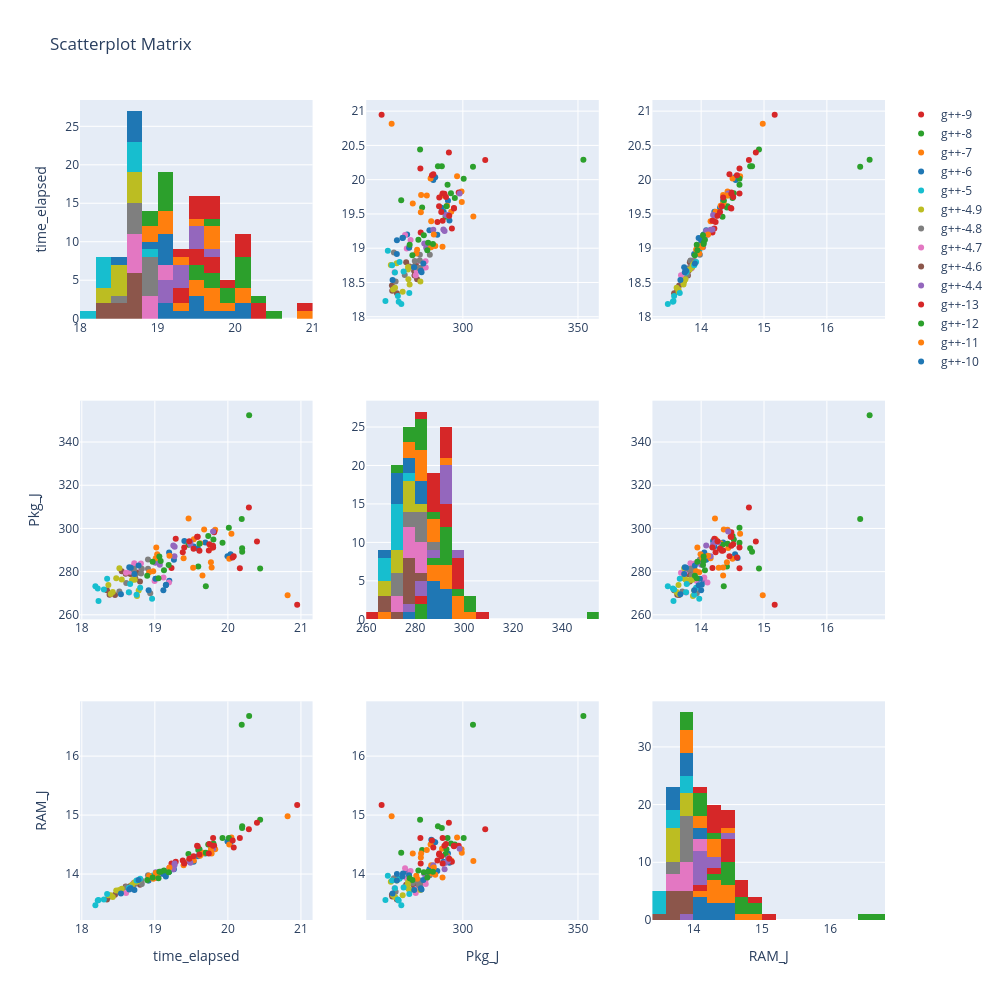

The notebook cell saved with this chart:
### Code cell
fig = ff.create_scatterplotmatrix(df[['time_elapsed', 'Pkg_J', 'RAM_J', 'version']], 
                                  height=1000,
                                  width=1000,
                                  diag='histogram',
                                  index='version')
fig.show()

### Figure 1 — Plotly figure (JSON) as saved in the notebook; plotly's stock layout.template omitted (floating-point values rounded to 4 significant figures)
{"data": [{"marker": {"color": "rgb(31, 119, 180)"}, "showlegend": false, "type": "histogram", "x": [19.2, 19.26, 19.53, 19.2, 19.4, 19.59, 20.04, 19.99, 20.03, 19.69], "xaxis": "x", "yaxis": "y"}, {"marker": {"color": "rgb(255, 127, 14)"}, "showlegend": false, "type": "histogram", "x": [19.39, 19.46, 19.53, 20.05, 19.83, 19.67, 19.77, 20.02, 19.62, 20.82], "xaxis": "x", "yaxis": "y"}, {"marker": {"color": "rgb(44, 160, 44)"}, "showlegend": false, "type": "histogram", "x": [19.59, 19.61, 19.46, 19.8, 19.73, 20.01, 20.19, 19.93, 20.2, 20.44], "xaxis": "x", "yaxis": "y"}, {"marker": {"color": "rgb(214, 39, 40)"}, "showlegend": false, "type": "histogram", "x": [19.23, 19.29, 19.81, 19.75, 19.58, 20.29, 19.59, 20.4, 19.8, 20.95], "xaxis": "x", "yaxis": "y"}, {"marker": {"color": "rgb(148, 103, 189)"}, "showlegend": false, "type": "histogram", "x": [19.01, 19.07, 19.49, 19.49, 19.01, 19.27, 19.27, 19.47, 19.8, 19.25], "xaxis": "x", "yaxis": "y"}, {"marker": {"color": "rgb(140, 86, 75)"}, "showlegend": false, "type": "histogram", "x": [18.45, 18.38, 18.34, 18.55, 18.6, 18.8, 18.77, 18.73, 18.66, 18.67], "xaxis": "x", "yaxis": "y"}, {"marker": {"color": "rgb(227, 119, 194)"}, "showlegend": false, "type": "histogram", "x": [18.65, 18.67, 18.61, 18.72, 18.71, 19.12, 18.81, 18.82, 19.0, 19.19], "xaxis": "x", "yaxis": "y"}, {"marker": {"color": "rgb(127, 127, 127)"}, "showlegend": false, "type": "histogram", "x": [18.51, 18.73, 18.71, 18.61, 18.71, 18.91, 18.94, 18.82, 18.91, 18.81], "xaxis": "x", "yaxis": "y"}, {"marker": {"color": "rgb(188, 189, 34)"}, "showlegend": false, "type": "histogram", "x": [18.4, 18.36, 18.42, 18.51, 18.47, 18.76, 18.73, 18.55, 18.78, 18.69], "xaxis": "x", "yaxis": "y"}, {"marker": {"color": "rgb(23, 190, 207)"}, "showlegend": false, "type": "histogram", "x": [18.23, 18.22, 18.19, 18.35, 18.75, 18.3, 18.64, 18.8, 18.96, 18.66], "xaxis": "x", "yaxis": "y"}, {"marker": {"color": "rgb(31, 119, 180)"}, "showlegend": false, "type": "histogram", "x": [18.54, 18.67, 18.72, 18.65, 18.78, 19.15, 19.15, 19.12, 19.01, 18.91], "xaxis": "x", "yaxis": "y"}, {"marker": {"color": "rgb(255, 127, 14)"}, "showlegend": false, "type": "histogram", "x": [18.92, 18.98, 19.02, 19.01, 19.03, 19.52, 19.77, 19.2, 19.78, 19.65], "xaxis": "x", "yaxis": "y"}, {"marker": {"color": "rgb(44, 160, 44)"}, "showlegend": false, "type": "histogram", "x": [18.9, 18.97, 19.19, 19.08, 19.06, 20.19, 20.29, 19.05, 19.13, 19.7], "xaxis": "x", "yaxis": "y"}, {"marker": {"color": "rgb(214, 39, 40)"}, "showlegend": false, "type": "histogram", "x": [19.38, 19.4, 19.53, 19.8, 19.47, 19.61, 19.74, 20.08, 20.07, 20.16], "xaxis": "x", "yaxis": "y"}, {"marker": {"color": "rgb(31, 119, 180)", "size": 6}, "mode": "markers", "name": "g++-10", "showlegend": true, "type": "scatter", "x": [275.8, 285.5, 291.7, 288.9, 294.2, 290.8, 288.0, 287.2, 286.3, 293.5], "xaxis": "x2", "y": [19.2, 19.26, 19.53, 19.2, 19.4, 19.59, 20.04, 19.99, 20.03, 19.69], "yaxis": "y2"}, {"marker": {"color": "rgb(255, 127, 14)", "size": 6}, "mode": "markers", "name": "g++-11", "showlegend": true, "type": "scatter", "x": [286.2, 304.6, 294.9, 297.5, 299.4, 299.5, 290.9, 286.0, 293.2, 269.1], "xaxis": "x2", "y": [19.39, 19.46, 19.53, 20.05, 19.83, 19.67, 19.77, 20.02, 19.62, 20.82], "yaxis": "y2"}, {"marker": {"color": "rgb(44, 160, 44)", "size": 6}, "mode": "markers", "name": "g++-12", "showlegend": true, "type": "scatter", "x": [282.3, 292.9, 292.5, 294.8, 296.5, 300.4, 290.9, 293.4, 289.2, 281.4], "xaxis": "x2", "y": [19.59, 19.61, 19.46, 19.8, 19.73, 20.01, 20.19, 19.93, 20.2, 20.44], "yaxis": "y2"}, {"marker": {"color": "rgb(214, 39, 40)", "size": 6}, "mode": "markers", "name": "g++-13", "showlegend": true, "type": "scatter", "x": [281.7, 295.2, 298.2, 292.7, 296.1, 309.7, 296.1, 293.9, 291.2, 264.7], "xaxis": "x2", "y": [19.23, 19.29, 19.81, 19.75, 19.58, 20.29, 19.59, 20.4, 19.8, 20.95], "yaxis": "y2"}, {"marker": {"color": "rgb(148, 103, 189)", "size": 6}, "mode": "markers", "name": "g++-4.4", "showlegend": true, "type": "scatter", "x": [276.7, 283.2, 292.5, 293.6, 284.1, 287.2, 291.5, 293.6, 298.6, 292.1], "xaxis": "x2", "y": [19.01, 19.07, 19.49, 19.49, 19.01, 19.27, 19.27, 19.47, 19.8, 19.25], "yaxis": "y2"}, {"marker": {"color": "rgb(140, 86, 75)", "size": 6}, "mode": "markers", "name": "g++-4.6", "showlegend": true, "type": "scatter", "x": [269.2, 269.3, 271.4, 280.1, 279.0, 275.4, 279.6, 276.8, 279, 278.9], "xaxis": "x2", "y": [18.45, 18.38, 18.34, 18.55, 18.6, 18.8, 18.77, 18.73, 18.66, 18.67], "yaxis": "y2"}, {"marker": {"color": "rgb(227, 119, 194)", "size": 6}, "mode": "markers", "name": "g++-4.7", "showlegend": true, "type": "scatter", "x": [270.4, 280.0, 279.5, 283.9, 282.4, 277.3, 283.8, 281.1, 275.6, 274.9], "xaxis": "x2", "y": [18.65, 18.67, 18.61, 18.72, 18.71, 19.12, 18.81, 18.82, 19.0, 19.19], "yaxis": "y2"}, {"marker": {"color": "rgb(127, 127, 127)", "size": 6}, "mode": "markers", "name": "g++-4.8", "showlegend": true, "type": "scatter", "x": [270.8, 278.3, 280.9, 274.8, 281.4, 285.6, 270.0, 281.3, 281.3, 279.1], "xaxis": "x2", "y": [18.51, 18.73, 18.71, 18.61, 18.71, 18.91, 18.94, 18.82, 18.91, 18.81], "yaxis": "y2"}, {"marker": {"color": "rgb(188, 189, 34)", "size": 6}, "mode": "markers", "name": "g++-4.9", "showlegend": true, "type": "scatter", "x": [269.7, 273.9, 270.6, 281.6, 276.9, 268.7, 276.2, 276.4, 271.3, 276.2], "xaxis": "x2", "y": [18.4, 18.36, 18.42, 18.51, 18.47, 18.76, 18.73, 18.55, 18.78, 18.69], "yaxis": "y2"}, {"marker": {"color": "rgb(23, 190, 207)", "size": 6}, "mode": "markers", "name": "g++-5", "showlegend": true, "type": "scatter", "x": [266.4, 272.1, 273.3, 276.7, 269.3, 271.8, 270.5, 272.5, 267.4, 274.3], "xaxis": "x2", "y": [18.23, 18.22, 18.19, 18.35, 18.75, 18.3, 18.64, 18.8, 18.96, 18.66], "yaxis": "y2"}, {"marker": {"color": "rgb(31, 119, 180)", "size": 6}, "mode": "markers", "name": "g++-6", "showlegend": true, "type": "scatter", "x": [269.5, 281.8, 278.9, 282.1, 282.8, 273.8, 274.0, 271.4, 276.7, 271.3], "xaxis": "x2", "y": [18.54, 18.67, 18.72, 18.65, 18.78, 19.15, 19.15, 19.12, 19.01, 18.91], "yaxis": "y2"}, {"marker": {"color": "rgb(255, 127, 14)", "size": 6}, "mode": "markers", "name": "g++-7", "showlegend": true, "type": "scatter", "x": [279.8, 280.1, 291.2, 286.2, 288.0, 281.8, 284.4, 287.4, 281.9, 278.2], "xaxis": "x2", "y": [18.92, 18.98, 19.02, 19.01, 19.03, 19.52, 19.77, 19.2, 19.78, 19.65], "yaxis": "y2"}, {"marker": {"color": "rgb(44, 160, 44)", "size": 6}, "mode": "markers", "name": "g++-8", "showlegend": true, "type": "scatter", "x": [278.1, 284.6, 283.1, 284.9, 287.0, 304.4, 352.4, 276.9, 280.7, 273.2], "xaxis": "x2", "y": [18.9, 18.97, 19.19, 19.08, 19.06, 20.19, 20.29, 19.05, 19.13, 19.7], "yaxis": "y2"}, {"marker": {"color": "rgb(214, 39, 40)", "size": 6}, "mode": "markers", "name": "g++-9", "showlegend": true, "type": "scatter", "x": [289.0, 291.2, 290.6, 292, 294.1, 289.7, 289.8, 287.2, 286.6, 281.6], "xaxis": "x2", "y": [19.38, 19.4, 19.53, 19.8, 19.47, 19.61, 19.74, 20.08, 20.07, 20.16], "yaxis": "y2"}, {"marker": {"color": "rgb(31, 119, 180)", "size": 6}, "mode": "markers", "name": "g++-10", "showlegend": false, "type": "scatter", "x": [14.04, 14.08, 14.21, 14.05, 14.19, 14.3, 14.54, 14.55, 14.58, 14.35], "xaxis": "x3", "y": [19.2, 19.26, 19.53, 19.2, 19.4, 19.59, 20.04, 19.99, 20.03, 19.69], "yaxis": "y3"}, {"marker": {"color": "rgb(255, 127, 14)", "size": 6}, "mode": "markers", "name": "g++-11", "showlegend": false, "type": "scatter", "x": [14.15, 14.22, 14.23, 14.62, 14.42, 14.36, 14.43, 14.5, 14.31, 14.98], "xaxis": "x3", "y": [19.39, 19.46, 19.53, 20.05, 19.83, 19.67, 19.77, 20.02, 19.62, 20.82], "yaxis": "y3"}, {"marker": {"color": "rgb(44, 160, 44)", "size": 6}, "mode": "markers", "name": "g++-12", "showlegend": false, "type": "scatter", "x": [14.41, 14.42, 14.34, 14.52, 14.5, 14.61, 14.78, 14.61, 14.81, 14.92], "xaxis": "x3", "y": [19.59, 19.61, 19.46, 19.8, 19.73, 20.01, 20.19, 19.93, 20.2, 20.44], "yaxis": "y3"}, {"marker": {"color": "rgb(214, 39, 40)", "size": 6}, "mode": "markers", "name": "g++-13", "showlegend": false, "type": "scatter", "x": [14.18, 14.21, 14.48, 14.51, 14.48, 14.76, 14.47, 14.87, 14.61, 15.17], "xaxis": "x3", "y": [19.23, 19.29, 19.81, 19.75, 19.58, 20.29, 19.59, 20.4, 19.8, 20.95], "yaxis": "y3"}, {"marker": {"color": "rgb(148, 103, 189)", "size": 6}, "mode": "markers", "name": "g++-4.4", "showlegend": false, "type": "scatter", "x": [14.03, 14, 14.19, 14.27, 13.97, 14.15, 14.18, 14.22, 14.43, 14.08], "xaxis": "x3", "y": [19.01, 19.07, 19.49, 19.49, 19.01, 19.27, 19.27, 19.47, 19.8, 19.25], "yaxis": "y3"}, {"marker": {"color": "rgb(140, 86, 75)", "size": 6}, "mode": "markers", "name": "g++-4.6", "showlegend": false, "type": "scatter", "x": [13.65, 13.62, 13.57, 13.74, 13.79, 13.82, 13.88, 13.85, 13.79, 13.8], "xaxis": "x3", "y": [18.45, 18.38, 18.34, 18.55, 18.6, 18.8, 18.77, 18.73, 18.66, 18.67], "yaxis": "y3"}, {"marker": {"color": "rgb(227, 119, 194)", "size": 6}, "mode": "markers", "name": "g++-4.7", "showlegend": false, "type": "scatter", "x": [13.76, 13.75, 13.68, 13.83, 13.85, 14.05, 13.9, 13.86, 13.93, 14.1], "xaxis": "x3", "y": [18.65, 18.67, 18.61, 18.72, 18.71, 19.12, 18.81, 18.82, 19.0, 19.19], "yaxis": "y3"}, {"marker": {"color": "rgb(127, 127, 127)", "size": 6}, "mode": "markers", "name": "g++-4.8", "showlegend": false, "type": "scatter", "x": [13.7, 13.85, 13.81, 13.78, 13.84, 13.98, 13.93, 13.83, 13.89, 13.89], "xaxis": "x3", "y": [18.51, 18.73, 18.71, 18.61, 18.71, 18.91, 18.94, 18.82, 18.91, 18.81], "yaxis": "y3"}, {"marker": {"color": "rgb(188, 189, 34)", "size": 6}, "mode": "markers", "name": "g++-4.9", "showlegend": false, "type": "scatter", "x": [13.64, 13.64, 13.61, 13.73, 13.72, 13.87, 13.86, 13.75, 13.89, 13.82], "xaxis": "x3", "y": [18.4, 18.36, 18.42, 18.51, 18.47, 18.76, 18.73, 18.55, 18.78, 18.69], "yaxis": "y3"}, {"marker": {"color": "rgb(23, 190, 207)", "size": 6}, "mode": "markers", "name": "g++-5", "showlegend": false, "type": "scatter", "x": [13.56, 13.55, 13.47, 13.66, 13.89, 13.57, 13.76, 13.92, 13.97, 13.77], "xaxis": "x3", "y": [18.23, 18.22, 18.19, 18.35, 18.75, 18.3, 18.64, 18.8, 18.96, 18.66], "yaxis": "y3"}, {"marker": {"color": "rgb(31, 119, 180)", "size": 6}, "mode": "markers", "name": "g++-6", "showlegend": false, "type": "scatter", "x": [13.67, 13.76, 13.73, 13.74, 13.9, 13.96, 14.01, 14, 13.98, 13.89], "xaxis": "x3", "y": [18.54, 18.67, 18.72, 18.65, 18.78, 19.15, 19.15, 19.12, 19.01, 18.91], "yaxis": "y3"}, {"marker": {"color": "rgb(255, 127, 14)", "size": 6}, "mode": "markers", "name": "g++-7", "showlegend": false, "type": "scatter", "x": [13.97, 13.92, 13.94, 14.02, 13.99, 14.28, 14.41, 14.11, 14.35, 14.35], "xaxis": "x3", "y": [18.92, 18.98, 19.02, 19.01, 19.03, 19.52, 19.77, 19.2, 19.78, 19.65], "yaxis": "y3"}, {"marker": {"color": "rgb(44, 160, 44)", "size": 6}, "mode": "markers", "name": "g++-8", "showlegend": false, "type": "scatter", "x": [13.9, 13.94, 14.03, 14.04, 14.04, 16.53, 16.68, 13.93, 14.06, 14.36], "xaxis": "x3", "y": [18.9, 18.97, 19.19, 19.08, 19.06, 20.19, 20.29, 19.05, 19.13, 19.7], "yaxis": "y3"}, {"marker": {"color": "rgb(214, 39, 40)", "size": 6}, "mode": "markers", "name": "g++-9", "showlegend": false, "type": "scatter", "x": [14.23, 14.18, 14.3, 14.48, 14.26, 14.33, 14.35, 14.45, 14.57, 14.61], "xaxis": "x3", "y": [19.38, 19.4, 19.53, 19.8, 19.47, 19.61, 19.74, 20.08, 20.07, 20.16], "yaxis": "y3"}, {"marker": {"color": "rgb(31, 119, 180)", "size": 6}, "mode": "markers", "name": "g++-10", "showlegend": false, "type": "scatter", "x": [19.2, 19.26, 19.53, 19.2, 19.4, 19.59, 20.04, 19.99, 20.03, 19.69], "xaxis": "x4", "y": [275.8, 285.5, 291.7, 288.9, 294.2, 290.8, 288.0, 287.2, 286.3, 293.5], "yaxis": "y4"}, {"marker": {"color": "rgb(255, 127, 14)", "size": 6}, "mode": "markers", "name": "g++-11", "showlegend": false, "type": "scatter", "x": [19.39, 19.46, 19.53, 20.05, 19.83, 19.67, 19.77, 20.02, 19.62, 20.82], "xaxis": "x4", "y": [286.2, 304.6, 294.9, 297.5, 299.4, 299.5, 290.9, 286.0, 293.2, 269.1], "yaxis": "y4"}, {"marker": {"color": "rgb(44, 160, 44)", "size": 6}, "mode": "markers", "name": "g++-12", "showlegend": false, "type": "scatter", "x": [19.59, 19.61, 19.46, 19.8, 19.73, 20.01, 20.19, 19.93, 20.2, 20.44], "xaxis": "x4", "y": [282.3, 292.9, 292.5, 294.8, 296.5, 300.4, 290.9, 293.4, 289.2, 281.4], "yaxis": "y4"}, {"marker": {"color": "rgb(214, 39, 40)", "size": 6}, "mode": "markers", "name": "g++-13", "showlegend": false, "type": "scatter", "x": [19.23, 19.29, 19.81, 19.75, 19.58, 20.29, 19.59, 20.4, 19.8, 20.95], "xaxis": "x4", "y": [281.7, 295.2, 298.2, 292.7, 296.1, 309.7, 296.1, 293.9, 291.2, 264.7], "yaxis": "y4"}, {"marker": {"color": "rgb(148, 103, 189)", "size": 6}, "mode": "markers", "name": "g++-4.4", "showlegend": false, "type": "scatter", "x": [19.01, 19.07, 19.49, 19.49, 19.01, 19.27, 19.27, 19.47, 19.8, 19.25], "xaxis": "x4", "y": [276.7, 283.2, 292.5, 293.6, 284.1, 287.2, 291.5, 293.6, 298.6, 292.1], "yaxis": "y4"}, {"marker": {"color": "rgb(140, 86, 75)", "size": 6}, "mode": "markers", "name": "g++-4.6", "showlegend": false, "type": "scatter", "x": [18.45, 18.38, 18.34, 18.55, 18.6, 18.8, 18.77, 18.73, 18.66, 18.67], "xaxis": "x4", "y": [269.2, 269.3, 271.4, 280.1, 279.0, 275.4, 279.6, 276.8, 279, 278.9], "yaxis": "y4"}, {"marker": {"color": "rgb(227, 119, 194)", "size": 6}, "mode": "markers", "name": "g++-4.7", "showlegend": false, "type": "scatter", "x": [18.65, 18.67, 18.61, 18.72, 18.71, 19.12, 18.81, 18.82, 19.0, 19.19], "xaxis": "x4", "y": [270.4, 280.0, 279.5, 283.9, 282.4, 277.3, 283.8, 281.1, 275.6, 274.9], "yaxis": "y4"}, {"marker": {"color": "rgb(127, 127, 127)", "size": 6}, "mode": "markers", "name": "g++-4.8", "showlegend": false, "type": "scatter", "x": [18.51, 18.73, 18.71, 18.61, 18.71, 18.91, 18.94, 18.82, 18.91, 18.81], "xaxis": "x4", "y": [270.8, 278.3, 280.9, 274.8, 281.4, 285.6, 270.0, 281.3, 281.3, 279.1], "yaxis": "y4"}, {"marker": {"color": "rgb(188, 189, 34)", "size": 6}, "mode": "markers", "name": "g++-4.9", "showlegend": false, "type": "scatter", "x": [18.4, 18.36, 18.42, 18.51, 18.47, 18.76, 18.73, 18.55, 18.78, 18.69], "xaxis": "x4", "y": [269.7, 273.9, 270.6, 281.6, 276.9, 268.7, 276.2, 276.4, 271.3, 276.2], "yaxis": "y4"}, {"marker": {"color": "rgb(23, 190, 207)", "size": 6}, "mode": "markers", "name": "g++-5", "showlegend": false, "type": "scatter", "x": [18.23, 18.22, 18.19, 18.35, 18.75, 18.3, 18.64, 18.8, 18.96, 18.66], "xaxis": "x4", "y": [266.4, 272.1, 273.3, 276.7, 269.3, 271.8, 270.5, 272.5, 267.4, 274.3], "yaxis": "y4"}, {"marker": {"color": "rgb(31, 119, 180)", "size": 6}, "mode": "markers", "name": "g++-6", "showlegend": false, "type": "scatter", "x": [18.54, 18.67, 18.72, 18.65, 18.78, 19.15, 19.15, 19.12, 19.01, 18.91], "xaxis": "x4", "y": [269.5, 281.8, 278.9, 282.1, 282.8, 273.8, 274.0, 271.4, 276.7, 271.3], "yaxis": "y4"}, {"marker": {"color": "rgb(255, 127, 14)", "size": 6}, "mode": "markers", "name": "g++-7", "showlegend": false, "type": "scatter", "x": [18.92, 18.98, 19.02, 19.01, 19.03, 19.52, 19.77, 19.2, 19.78, 19.65], "xaxis": "x4", "y": [279.8, 280.1, 291.2, 286.2, 288.0, 281.8, 284.4, 287.4, 281.9, 278.2], "yaxis": "y4"}, {"marker": {"color": "rgb(44, 160, 44)", "size": 6}, "mode": "markers", "name": "g++-8", "showlegend": false, "type": "scatter", "x": [18.9, 18.97, 19.19, 19.08, 19.06, 20.19, 20.29, 19.05, 19.13, 19.7], "xaxis": "x4", "y": [278.1, 284.6, 283.1, 284.9, 287.0, 304.4, 352.4, 276.9, 280.7, 273.2], "yaxis": "y4"}, {"marker": {"color": "rgb(214, 39, 40)", "size": 6}, "mode": "markers", "name": "g++-9", "showlegend": false, "type": "scatter", "x": [19.38, 19.4, 19.53, 19.8, 19.47, 19.61, 19.74, 20.08, 20.07, 20.16], "xaxis": "x4", "y": [289.0, 291.2, 290.6, 292, 294.1, 289.7, 289.8, 287.2, 286.6, 281.6], "yaxis": "y4"}, {"marker": {"color": "rgb(31, 119, 180)"}, "showlegend": false, "type": "histogram", "x": [275.8, 285.5, 291.7, 288.9, 294.2, 290.8, 288.0, 287.2, 286.3, 293.5], "xaxis": "x5", "yaxis": "y5"}, {"marker": {"color": "rgb(255, 127, 14)"}, "showlegend": false, "type": "histogram", "x": [286.2, 304.6, 294.9, 297.5, 299.4, 299.5, 290.9, 286.0, 293.2, 269.1], "xaxis": "x5", "yaxis": "y5"}, {"marker": {"color": "rgb(44, 160, 44)"}, "showlegend": false, "type": "histogram", "x": [282.3, 292.9, 292.5, 294.8, 296.5, 300.4, 290.9, 293.4, 289.2, 281.4], "xaxis": "x5", "yaxis": "y5"}, {"marker": {"color": "rgb(214, 39, 40)"}, "showlegend": false, "type": "histogram", "x": [281.7, 295.2, 298.2, 292.7, 296.1, 309.7, 296.1, 293.9, 291.2, 264.7], "xaxis": "x5", "yaxis": "y5"}, {"marker": {"color": "rgb(148, 103, 189)"}, "showlegend": false, "type": "histogram", "x": [276.7, 283.2, 292.5, 293.6, 284.1, 287.2, 291.5, 293.6, 298.6, 292.1], "xaxis": "x5", "yaxis": "y5"}, {"marker": {"color": "rgb(140, 86, 75)"}, "showlegend": false, "type": "histogram", "x": [269.2, 269.3, 271.4, 280.1, 279.0, 275.4, 279.6, 276.8, 279, 278.9], "xaxis": "x5", "yaxis": "y5"}, {"marker": {"color": "rgb(227, 119, 194)"}, "showlegend": false, "type": "histogram", "x": [270.4, 280.0, 279.5, 283.9, 282.4, 277.3, 283.8, 281.1, 275.6, 274.9], "xaxis": "x5", "yaxis": "y5"}, {"marker": {"color": "rgb(127, 127, 127)"}, "showlegend": false, "type": "histogram", "x": [270.8, 278.3, 280.9, 274.8, 281.4, 285.6, 270.0, 281.3, 281.3, 279.1], "xaxis": "x5", "yaxis": "y5"}, {"marker": {"color": "rgb(188, 189, 34)"}, "showlegend": false, "type": "histogram", "x": [269.7, 273.9, 270.6, 281.6, 276.9, 268.7, 276.2, 276.4, 271.3, 276.2], "xaxis": "x5", "yaxis": "y5"}, {"marker": {"color": "rgb(23, 190, 207)"}, "showlegend": false, "type": "histogram", "x": [266.4, 272.1, 273.3, 276.7, 269.3, 271.8, 270.5, 272.5, 267.4, 274.3], "xaxis": "x5", "yaxis": "y5"}, {"marker": {"color": "rgb(31, 119, 180)"}, "showlegend": false, "type": "histogram", "x": [269.5, 281.8, 278.9, 282.1, 282.8, 273.8, 274.0, 271.4, 276.7, 271.3], "xaxis": "x5", "yaxis": "y5"}, {"marker": {"color": "rgb(255, 127, 14)"}, "showlegend": false, "type": "histogram", "x": [279.8, 280.1, 291.2, 286.2, 288.0, 281.8, 284.4, 287.4, 281.9, 278.2], "xaxis": "x5", "yaxis": "y5"}, {"marker": {"color": "rgb(44, 160, 44)"}, "showlegend": false, "type": "histogram", "x": [278.1, 284.6, 283.1, 284.9, 287.0, 304.4, 352.4, 276.9, 280.7, 273.2], "xaxis": "x5", "yaxis": "y5"}, {"marker": {"color": "rgb(214, 39, 40)"}, "showlegend": false, "type": "histogram", "x": [289.0, 291.2, 290.6, 292, 294.1, 289.7, 289.8, 287.2, 286.6, 281.6], "xaxis": "x5", "yaxis": "y5"}, {"marker": {"color": "rgb(31, 119, 180)", "size": 6}, "mode": "markers", "name": "g++-10", "showlegend": false, "type": "scatter", "x": [14.04, 14.08, 14.21, 14.05, 14.19, 14.3, 14.54, 14.55, 14.58, 14.35], "xaxis": "x6", "y": [275.8, 285.5, 291.7, 288.9, 294.2, 290.8, 288.0, 287.2, 286.3, 293.5], "yaxis": "y6"}, {"marker": {"color": "rgb(255, 127, 14)", "size": 6}, "mode": "markers", "name": "g++-11", "showlegend": false, "type": "scatter", "x": [14.15, 14.22, 14.23, 14.62, 14.42, 14.36, 14.43, 14.5, 14.31, 14.98], "xaxis": "x6", "y": [286.2, 304.6, 294.9, 297.5, 299.4, 299.5, 290.9, 286.0, 293.2, 269.1], "yaxis": "y6"}, {"marker": {"color": "rgb(44, 160, 44)", "size": 6}, "mode": "markers", "name": "g++-12", "showlegend": false, "type": "scatter", "x": [14.41, 14.42, 14.34, 14.52, 14.5, 14.61, 14.78, 14.61, 14.81, 14.92], "xaxis": "x6", "y": [282.3, 292.9, 292.5, 294.8, 296.5, 300.4, 290.9, 293.4, 289.2, 281.4], "yaxis": "y6"}, {"marker": {"color": "rgb(214, 39, 40)", "size": 6}, "mode": "markers", "name": "g++-13", "showlegend": false, "type": "scatter", "x": [14.18, 14.21, 14.48, 14.51, 14.48, 14.76, 14.47, 14.87, 14.61, 15.17], "xaxis": "x6", "y": [281.7, 295.2, 298.2, 292.7, 296.1, 309.7, 296.1, 293.9, 291.2, 264.7], "yaxis": "y6"}, {"marker": {"color": "rgb(148, 103, 189)", "size": 6}, "mode": "markers", "name": "g++-4.4", "showlegend": false, "type": "scatter", "x": [14.03, 14, 14.19, 14.27, 13.97, 14.15, 14.18, 14.22, 14.43, 14.08], "xaxis": "x6", "y": [276.7, 283.2, 292.5, 293.6, 284.1, 287.2, 291.5, 293.6, 298.6, 292.1], "yaxis": "y6"}, {"marker": {"color": "rgb(140, 86, 75)", "size": 6}, "mode": "markers", "name": "g++-4.6", "showlegend": false, "type": "scatter", "x": [13.65, 13.62, 13.57, 13.74, 13.79, 13.82, 13.88, 13.85, 13.79, 13.8], "xaxis": "x6", "y": [269.2, 269.3, 271.4, 280.1, 279.0, 275.4, 279.6, 276.8, 279, 278.9], "yaxis": "y6"}, {"marker": {"color": "rgb(227, 119, 194)", "size": 6}, "mode": "markers", "name": "g++-4.7", "showlegend": false, "type": "scatter", "x": [13.76, 13.75, 13.68, 13.83, 13.85, 14.05, 13.9, 13.86, 13.93, 14.1], "xaxis": "x6", "y": [270.4, 280.0, 279.5, 283.9, 282.4, 277.3, 283.8, 281.1, 275.6, 274.9], "yaxis": "y6"}, {"marker": {"color": "rgb(127, 127, 127)", "size": 6}, "mode": "markers", "name": "g++-4.8", "showlegend": false, "type": "scatter", "x": [13.7, 13.85, 13.81, 13.78, 13.84, 13.98, 13.93, 13.83, 13.89, 13.89], "xaxis": "x6", "y": [270.8, 278.3, 280.9, 274.8, 281.4, 285.6, 270.0, 281.3, 281.3, 279.1], "yaxis": "y6"}, {"marker": {"color": "rgb(188, 189, 34)", "size": 6}, "mode": "markers", "name": "g++-4.9", "showlegend": false, "type": "scatter", "x": [13.64, 13.64, 13.61, 13.73, 13.72, 13.87, 13.86, 13.75, 13.89, 13.82], "xaxis": "x6", "y": [269.7, 273.9, 270.6, 281.6, 276.9, 268.7, 276.2, 276.4, 271.3, 276.2], "yaxis": "y6"}, {"marker": {"color": "rgb(23, 190, 207)", "size": 6}, "mode": "markers", "name": "g++-5", "showlegend": false, "type": "scatter", "x": [13.56, 13.55, 13.47, 13.66, 13.89, 13.57, 13.76, 13.92, 13.97, 13.77], "xaxis": "x6", "y": [266.4, 272.1, 273.3, 276.7, 269.3, 271.8, 270.5, 272.5, 267.4, 274.3], "yaxis": "y6"}, {"marker": {"color": "rgb(31, 119, 180)", "size": 6}, "mode": "markers", "name": "g++-6", "showlegend": false, "type": "scatter", "x": [13.67, 13.76, 13.73, 13.74, 13.9, 13.96, 14.01, 14, 13.98, 13.89], "xaxis": "x6", "y": [269.5, 281.8, 278.9, 282.1, 282.8, 273.8, 274.0, 271.4, 276.7, 271.3], "yaxis": "y6"}, {"marker": {"color": "rgb(255, 127, 14)", "size": 6}, "mode": "markers", "name": "g++-7", "showlegend": false, "type": "scatter", "x": [13.97, 13.92, 13.94, 14.02, 13.99, 14.28, 14.41, 14.11, 14.35, 14.35], "xaxis": "x6", "y": [279.8, 280.1, 291.2, 286.2, 288.0, 281.8, 284.4, 287.4, 281.9, 278.2], "yaxis": "y6"}, {"marker": {"color": "rgb(44, 160, 44)", "size": 6}, "mode": "markers", "name": "g++-8", "showlegend": false, "type": "scatter", "x": [13.9, 13.94, 14.03, 14.04, 14.04, 16.53, 16.68, 13.93, 14.06, 14.36], "xaxis": "x6", "y": [278.1, 284.6, 283.1, 284.9, 287.0, 304.4, 352.4, 276.9, 280.7, 273.2], "yaxis": "y6"}, {"marker": {"color": "rgb(214, 39, 40)", "size": 6}, "mode": "markers", "name": "g++-9", "showlegend": false, "type": "scatter", "x": [14.23, 14.18, 14.3, 14.48, 14.26, 14.33, 14.35, 14.45, 14.57, 14.61], "xaxis": "x6", "y": [289.0, 291.2, 290.6, 292, 294.1, 289.7, 289.8, 287.2, 286.6, 281.6], "yaxis": "y6"}, {"marker": {"color": "rgb(31, 119, 180)", "size": 6}, "mode": "markers", "name": "g++-10", "showlegend": false, "type": "scatter", "x": [19.2, 19.26, 19.53, 19.2, 19.4, 19.59, 20.04, 19.99, 20.03, 19.69], "xaxis": "x7", "y": [14.04, 14.08, 14.21, 14.05, 14.19, 14.3, 14.54, 14.55, 14.58, 14.35], "yaxis": "y7"}, {"marker": {"color": "rgb(255, 127, 14)", "size": 6}, "mode": "markers", "name": "g++-11", "showlegend": false, "type": "scatter", "x": [19.39, 19.46, 19.53, 20.05, 19.83, 19.67, 19.77, 20.02, 19.62, 20.82], "xaxis": "x7", "y": [14.15, 14.22, 14.23, 14.62, 14.42, 14.36, 14.43, 14.5, 14.31, 14.98], "yaxis": "y7"}, {"marker": {"color": "rgb(44, 160, 44)", "size": 6}, "mode": "markers", "name": "g++-12", "showlegend": false, "type": "scatter", "x": [19.59, 19.61, 19.46, 19.8, 19.73, 20.01, 20.19, 19.93, 20.2, 20.44], "xaxis": "x7", "y": [14.41, 14.42, 14.34, 14.52, 14.5, 14.61, 14.78, 14.61, 14.81, 14.92], "yaxis": "y7"}, {"marker": {"color": "rgb(214, 39, 40)", "size": 6}, "mode": "markers", "name": "g++-13", "showlegend": false, "type": "scatter", "x": [19.23, 19.29, 19.81, 19.75, 19.58, 20.29, 19.59, 20.4, 19.8, 20.95], "xaxis": "x7", "y": [14.18, 14.21, 14.48, 14.51, 14.48, 14.76, 14.47, 14.87, 14.61, 15.17], "yaxis": "y7"}, {"marker": {"color": "rgb(148, 103, 189)", "size": 6}, "mode": "markers", "name": "g++-4.4", "showlegend": false, "type": "scatter", "x": [19.01, 19.07, 19.49, 19.49, 19.01, 19.27, 19.27, 19.47, 19.8, 19.25], "xaxis": "x7", "y": [14.03, 14, 14.19, 14.27, 13.97, 14.15, 14.18, 14.22, 14.43, 14.08], "yaxis": "y7"}, {"marker": {"color": "rgb(140, 86, 75)", "size": 6}, "mode": "markers", "name": "g++-4.6", "showlegend": false, "type": "scatter", "x": [18.45, 18.38, 18.34, 18.55, 18.6, 18.8, 18.77, 18.73, 18.66, 18.67], "xaxis": "x7", "y": [13.65, 13.62, 13.57, 13.74, 13.79, 13.82, 13.88, 13.85, 13.79, 13.8], "yaxis": "y7"}, {"marker": {"color": "rgb(227, 119, 194)", "size": 6}, "mode": "markers", "name": "g++-4.7", "showlegend": false, "type": "scatter", "x": [18.65, 18.67, 18.61, 18.72, 18.71, 19.12, 18.81, 18.82, 19.0, 19.19], "xaxis": "x7", "y": [13.76, 13.75, 13.68, 13.83, 13.85, 14.05, 13.9, 13.86, 13.93, 14.1], "yaxis": "y7"}, {"marker": {"color": "rgb(127, 127, 127)", "size": 6}, "mode": "markers", "name": "g++-4.8", "showlegend": false, "type": "scatter", "x": [18.51, 18.73, 18.71, 18.61, 18.71, 18.91, 18.94, 18.82, 18.91, 18.81], "xaxis": "x7", "y": [13.7, 13.85, 13.81, 13.78, 13.84, 13.98, 13.93, 13.83, 13.89, 13.89], "yaxis": "y7"}, {"marker": {"color": "rgb(188, 189, 34)", "size": 6}, "mode": "markers", "name": "g++-4.9", "showlegend": false, "type": "scatter", "x": [18.4, 18.36, 18.42, 18.51, 18.47, 18.76, 18.73, 18.55, 18.78, 18.69], "xaxis": "x7", "y": [13.64, 13.64, 13.61, 13.73, 13.72, 13.87, 13.86, 13.75, 13.89, 13.82], "yaxis": "y7"}, {"marker": {"color": "rgb(23, 190, 207)", "size": 6}, "mode": "markers", "name": "g++-5", "showlegend": false, "type": "scatter", "x": [18.23, 18.22, 18.19, 18.35, 18.75, 18.3, 18.64, 18.8, 18.96, 18.66], "xaxis": "x7", "y": [13.56, 13.55, 13.47, 13.66, 13.89, 13.57, 13.76, 13.92, 13.97, 13.77], "yaxis": "y7"}, {"marker": {"color": "rgb(31, 119, 180)", "size": 6}, "mode": "markers", "name": "g++-6", "showlegend": false, "type": "scatter", "x": [18.54, 18.67, 18.72, 18.65, 18.78, 19.15, 19.15, 19.12, 19.01, 18.91], "xaxis": "x7", "y": [13.67, 13.76, 13.73, 13.74, 13.9, 13.96, 14.01, 14, 13.98, 13.89], "yaxis": "y7"}, {"marker": {"color": "rgb(255, 127, 14)", "size": 6}, "mode": "markers", "name": "g++-7", "showlegend": false, "type": "scatter", "x": [18.92, 18.98, 19.02, 19.01, 19.03, 19.52, 19.77, 19.2, 19.78, 19.65], "xaxis": "x7", "y": [13.97, 13.92, 13.94, 14.02, 13.99, 14.28, 14.41, 14.11, 14.35, 14.35], "yaxis": "y7"}, {"marker": {"color": "rgb(44, 160, 44)", "size": 6}, "mode": "markers", "name": "g++-8", "showlegend": false, "type": "scatter", "x": [18.9, 18.97, 19.19, 19.08, 19.06, 20.19, 20.29, 19.05, 19.13, 19.7], "xaxis": "x7", "y": [13.9, 13.94, 14.03, 14.04, 14.04, 16.53, 16.68, 13.93, 14.06, 14.36], "yaxis": "y7"}, {"marker": {"color": "rgb(214, 39, 40)", "size": 6}, "mode": "markers", "name": "g++-9", "showlegend": false, "type": "scatter", "x": [19.38, 19.4, 19.53, 19.8, 19.47, 19.61, 19.74, 20.08, 20.07, 20.16], "xaxis": "x7", "y": [14.23, 14.18, 14.3, 14.48, 14.26, 14.33, 14.35, 14.45, 14.57, 14.61], "yaxis": "y7"}, {"marker": {"color": "rgb(31, 119, 180)", "size": 6}, "mode": "markers", "name": "g++-10", "showlegend": false, "type": "scatter", "x": [275.8, 285.5, 291.7, 288.9, 294.2, 290.8, 288.0, 287.2, 286.3, 293.5], "xaxis": "x8", "y": [14.04, 14.08, 14.21, 14.05, 14.19, 14.3, 14.54, 14.55, 14.58, 14.35], "yaxis": "y8"}, {"marker": {"color": "rgb(255, 127, 14)", "size": 6}, "mode": "markers", "name": "g++-11", "showlegend": false, "type": "scatter", "x": [286.2, 304.6, 294.9, 297.5, 299.4, 299.5, 290.9, 286.0, 293.2, 269.1], "xaxis": "x8", "y": [14.15, 14.22, 14.23, 14.62, 14.42, 14.36, 14.43, 14.5, 14.31, 14.98], "yaxis": "y8"}, {"marker": {"color": "rgb(44, 160, 44)", "size": 6}, "mode": "markers", "name": "g++-12", "showlegend": false, "type": "scatter", "x": [282.3, 292.9, 292.5, 294.8, 296.5, 300.4, 290.9, 293.4, 289.2, 281.4], "xaxis": "x8", "y": [14.41, 14.42, 14.34, 14.52, 14.5, 14.61, 14.78, 14.61, 14.81, 14.92], "yaxis": "y8"}, {"marker": {"color": "rgb(214, 39, 40)", "size": 6}, "mode": "markers", "name": "g++-13", "showlegend": false, "type": "scatter", "x": [281.7, 295.2, 298.2, 292.7, 296.1, 309.7, 296.1, 293.9, 291.2, 264.7], "xaxis": "x8", "y": [14.18, 14.21, 14.48, 14.51, 14.48, 14.76, 14.47, 14.87, 14.61, 15.17], "yaxis": "y8"}, {"marker": {"color": "rgb(148, 103, 189)", "size": 6}, "mode": "markers", "name": "g++-4.4", "showlegend": false, "type": "scatter", "x": [276.7, 283.2, 292.5, 293.6, 284.1, 287.2, 291.5, 293.6, 298.6, 292.1], "xaxis": "x8", "y": [14.03, 14, 14.19, 14.27, 13.97, 14.15, 14.18, 14.22, 14.43, 14.08], "yaxis": "y8"}, {"marker": {"color": "rgb(140, 86, 75)", "size": 6}, "mode": "markers", "name": "g++-4.6", "showlegend": false, "type": "scatter", "x": [269.2, 269.3, 271.4, 280.1, 279.0, 275.4, 279.6, 276.8, 279, 278.9], "xaxis": "x8", "y": [13.65, 13.62, 13.57, 13.74, 13.79, 13.82, 13.88, 13.85, 13.79, 13.8], "yaxis": "y8"}, {"marker": {"color": "rgb(227, 119, 194)", "size": 6}, "mode": "markers", "name": "g++-4.7", "showlegend": false, "type": "scatter", "x": [270.4, 280.0, 279.5, 283.9, 282.4, 277.3, 283.8, 281.1, 275.6, 274.9], "xaxis": "x8", "y": [13.76, 13.75, 13.68, 13.83, 13.85, 14.05, 13.9, 13.86, 13.93, 14.1], "yaxis": "y8"}, {"marker": {"color": "rgb(127, 127, 127)", "size": 6}, "mode": "markers", "name": "g++-4.8", "showlegend": false, "type": "scatter", "x": [270.8, 278.3, 280.9, 274.8, 281.4, 285.6, 270.0, 281.3, 281.3, 279.1], "xaxis": "x8", "y": [13.7, 13.85, 13.81, 13.78, 13.84, 13.98, 13.93, 13.83, 13.89, 13.89], "yaxis": "y8"}, {"marker": {"color": "rgb(188, 189, 34)", "size": 6}, "mode": "markers", "name": "g++-4.9", "showlegend": false, "type": "scatter", "x": [269.7, 273.9, 270.6, 281.6, 276.9, 268.7, 276.2, 276.4, 271.3, 276.2], "xaxis": "x8", "y": [13.64, 13.64, 13.61, 13.73, 13.72, 13.87, 13.86, 13.75, 13.89, 13.82], "yaxis": "y8"}, {"marker": {"color": "rgb(23, 190, 207)", "size": 6}, "mode": "markers", "name": "g++-5", "showlegend": false, "type": "scatter", "x": [266.4, 272.1, 273.3, 276.7, 269.3, 271.8, 270.5, 272.5, 267.4, 274.3], "xaxis": "x8", "y": [13.56, 13.55, 13.47, 13.66, 13.89, 13.57, 13.76, 13.92, 13.97, 13.77], "yaxis": "y8"}, {"marker": {"color": "rgb(31, 119, 180)", "size": 6}, "mode": "markers", "name": "g++-6", "showlegend": false, "type": "scatter", "x": [269.5, 281.8, 278.9, 282.1, 282.8, 273.8, 274.0, 271.4, 276.7, 271.3], "xaxis": "x8", "y": [13.67, 13.76, 13.73, 13.74, 13.9, 13.96, 14.01, 14, 13.98, 13.89], "yaxis": "y8"}, {"marker": {"color": "rgb(255, 127, 14)", "size": 6}, "mode": "markers", "name": "g++-7", "showlegend": false, "type": "scatter", "x": [279.8, 280.1, 291.2, 286.2, 288.0, 281.8, 284.4, 287.4, 281.9, 278.2], "xaxis": "x8", "y": [13.97, 13.92, 13.94, 14.02, 13.99, 14.28, 14.41, 14.11, 14.35, 14.35], "yaxis": "y8"}, {"marker": {"color": "rgb(44, 160, 44)", "size": 6}, "mode": "markers", "name": "g++-8", "showlegend": false, "type": "scatter", "x": [278.1, 284.6, 283.1, 284.9, 287.0, 304.4, 352.4, 276.9, 280.7, 273.2], "xaxis": "x8", "y": [13.9, 13.94, 14.03, 14.04, 14.04, 16.53, 16.68, 13.93, 14.06, 14.36], "yaxis": "y8"}, {"marker": {"color": "rgb(214, 39, 40)", "size": 6}, "mode": "markers", "name": "g++-9", "showlegend": false, "type": "scatter", "x": [289.0, 291.2, 290.6, 292, 294.1, 289.7, 289.8, 287.2, 286.6, 281.6], "xaxis": "x8", "y": [14.23, 14.18, 14.3, 14.48, 14.26, 14.33, 14.35, 14.45, 14.57, 14.61], "yaxis": "y8"}, {"marker": {"color": "rgb(31, 119, 180)"}, "showlegend": false, "type": "histogram", "x": [14.04, 14.08, 14.21, 14.05, 14.19, 14.3, 14.54, 14.55, 14.58, 14.35], "xaxis": "x9", "yaxis": "y9"}, {"marker": {"color": "rgb(255, 127, 14)"}, "showlegend": false, "type": "histogram", "x": [14.15, 14.22, 14.23, 14.62, 14.42, 14.36, 14.43, 14.5, 14.31, 14.98], "xaxis": "x9", "yaxis": "y9"}, {"marker": {"color": "rgb(44, 160, 44)"}, "showlegend": false, "type": "histogram", "x": [14.41, 14.42, 14.34, 14.52, 14.5, 14.61, 14.78, 14.61, 14.81, 14.92], "xaxis": "x9", "yaxis": "y9"}, {"marker": {"color": "rgb(214, 39, 40)"}, "showlegend": false, "type": "histogram", "x": [14.18, 14.21, 14.48, 14.51, 14.48, 14.76, 14.47, 14.87, 14.61, 15.17], "xaxis": "x9", "yaxis": "y9"}, {"marker": {"color": "rgb(148, 103, 189)"}, "showlegend": false, "type": "histogram", "x": [14.03, 14, 14.19, 14.27, 13.97, 14.15, 14.18, 14.22, 14.43, 14.08], "xaxis": "x9", "yaxis": "y9"}, {"marker": {"color": "rgb(140, 86, 75)"}, "showlegend": false, "type": "histogram", "x": [13.65, 13.62, 13.57, 13.74, 13.79, 13.82, 13.88, 13.85, 13.79, 13.8], "xaxis": "x9", "yaxis": "y9"}, {"marker": {"color": "rgb(227, 119, 194)"}, "showlegend": false, "type": "histogram", "x": [13.76, 13.75, 13.68, 13.83, 13.85, 14.05, 13.9, 13.86, 13.93, 14.1], "xaxis": "x9", "yaxis": "y9"}, {"marker": {"color": "rgb(127, 127, 127)"}, "showlegend": false, "type": "histogram", "x": [13.7, 13.85, 13.81, 13.78, 13.84, 13.98, 13.93, 13.83, 13.89, 13.89], "xaxis": "x9", "yaxis": "y9"}, {"marker": {"color": "rgb(188, 189, 34)"}, "showlegend": false, "type": "histogram", "x": [13.64, 13.64, 13.61, 13.73, 13.72, 13.87, 13.86, 13.75, 13.89, 13.82], "xaxis": "x9", "yaxis": "y9"}, {"marker": {"color": "rgb(23, 190, 207)"}, "showlegend": false, "type": "histogram", "x": [13.56, 13.55, 13.47, 13.66, 13.89, 13.57, 13.76, 13.92, 13.97, 13.77], "xaxis": "x9", "yaxis": "y9"}, {"marker": {"color": "rgb(31, 119, 180)"}, "showlegend": false, "type": "histogram", "x": [13.67, 13.76, 13.73, 13.74, 13.9, 13.96, 14.01, 14, 13.98, 13.89], "xaxis": "x9", "yaxis": "y9"}, {"marker": {"color": "rgb(255, 127, 14)"}, "showlegend": false, "type": "histogram", "x": [13.97, 13.92, 13.94, 14.02, 13.99, 14.28, 14.41, 14.11, 14.35, 14.35], "xaxis": "x9", "yaxis": "y9"}, {"marker": {"color": "rgb(44, 160, 44)"}, "showlegend": false, "type": "histogram", "x": [13.9, 13.94, 14.03, 14.04, 14.04, 16.53, 16.68, 13.93, 14.06, 14.36], "xaxis": "x9", "yaxis": "y9"}, {"marker": {"color": "rgb(214, 39, 40)"}, "showlegend": false, "type": "histogram", "x": [14.23, 14.18, 14.3, 14.48, 14.26, 14.33, 14.35, 14.45, 14.57, 14.61], "xaxis": "x9", "yaxis": "y9"}], "layout": {"barmode": "stack", "height": 1000, "showlegend": true, "title": {"text": "Scatterplot Matrix"}, "width": 1000, "xaxis": {"anchor": "y", "domain": [0, 0.2889]}, "xaxis2": {"anchor": "y2", "domain": [0.3556, 0.6444]}, "xaxis3": {"anchor": "y3", "domain": [0.7111, 1]}, "xaxis4": {"anchor": "y4", "domain": [0, 0.2889]}, "xaxis5": {"anchor": "y5", "domain": [0.3556, 0.6444]}, "xaxis6": {"anchor": "y6", "domain": [0.7111, 1]}, "xaxis7": {"anchor": "y7", "domain": [0, 0.2889], "title": {"text": "time_elapsed"}}, "xaxis8": {"anchor": "y8", "domain": [0.3556, 0.6444], "title": {"text": "Pkg_J"}}, "xaxis9": {"anchor": "y9", "domain": [0.7111, 1], "title": {"text": "RAM_J"}}, "yaxis": {"anchor": "x", "domain": [0.7333, 1], "title": {"text": "time_elapsed"}}, "yaxis2": {"anchor": "x2", "domain": [0.7333, 1]}, "yaxis3": {"anchor": "x3", "domain": [0.7333, 1]}, "yaxis4": {"anchor": "x4", "domain": [0.3667, 0.6333], "title": {"text": "Pkg_J"}}, "yaxis5": {"anchor": "x5", "domain": [0.3667, 0.6333]}, "yaxis6": {"anchor": "x6", "domain": [0.3667, 0.6333]}, "yaxis7": {"anchor": "x7", "domain": [0, 0.2667], "title": {"text": "RAM_J"}}, "yaxis8": {"anchor": "x8", "domain": [0, 0.2667]}, "yaxis9": {"anchor": "x9", "domain": [0, 0.2667]}}}
